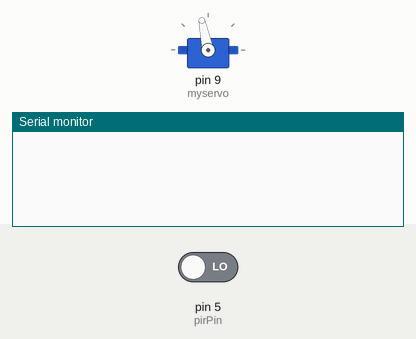
Recording of a sketch running on a simulated Arduino Uno, built with avr-gcc and run on an emulated ATmega328P. Shown: servo, the last lines printed to the serial monitor. The test bench sets the inputs (shaded band); at power-on: pin 5 (pirPin) LOW.

Above: at 1.2 s.
1.3 s: pin 5 (pirPin) driven HIGH
At 2.0 s:
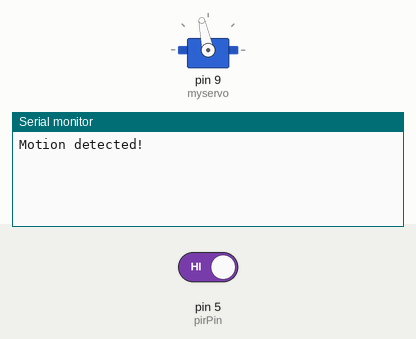
2.8 s: pin 5 (pirPin) driven LOW
At 3.2 s:
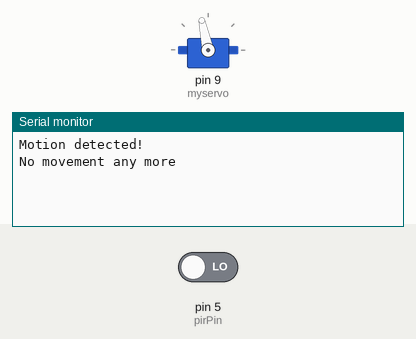

The sketch:

Lab04_Task02.ino
```cpp
#include <Servo.h>

//initializes servo
Servo myservo;

//initializes default speed

int speedo = 1500;
int servo_speed = 1600;
int history_speed = 1600;

//keeps track on how often motion is detected
int counter = 0;

//pir variables
const int pirPin = 5;
int state = 0;


void setup() {
  // setup code:
  Serial.begin(9600);         // initialize serial
  pinMode(pirPin, INPUT);     // input from PIR
  // set the digital pin as output:
  myservo.attach(9); //servo digital pin
  myservo.writeMicroseconds(1500);

}

void loop() {
  //read in serial input
     if (Serial.available()>0){
       int input = Serial.parseInt();

       //check tresholds
       if ((input >= 1400) and (input <= 1600)){

          //set the current rotator speed
          servo_speed = input;

         //set new history speed
         if(counter==1){
          //history_speed = servo_speed;
          //speedo = servo_speed;
         }
       }}


  //------------switch on or off --------------

  if(digitalRead(pirPin) == HIGH  &&  state == 0){
    Serial.println("Motion detected!");
    state = 1;

    if (counter==0){
        history_speed = servo_speed;
    }
    counter = counter + 1;
  }

  if(digitalRead(pirPin) == LOW  &&  state == 1){
    Serial.println("No movement any more");
    state = 0;
  }

  //when motion detected again restore movement according to history speed
  if(counter == 2){
    //speedo = history_speed;
    counter = 0;
  }
//send value to servo
myservo.writeMicroseconds(servo_speed);


//loop delay
delayMicroseconds(20);

}
```

Measured:
- after the input at 1.3 s, the serial monitor: prints a new line at once (image 1)
- after the input at 2.8 s, the serial monitor: prints a new line at once (image 2)
